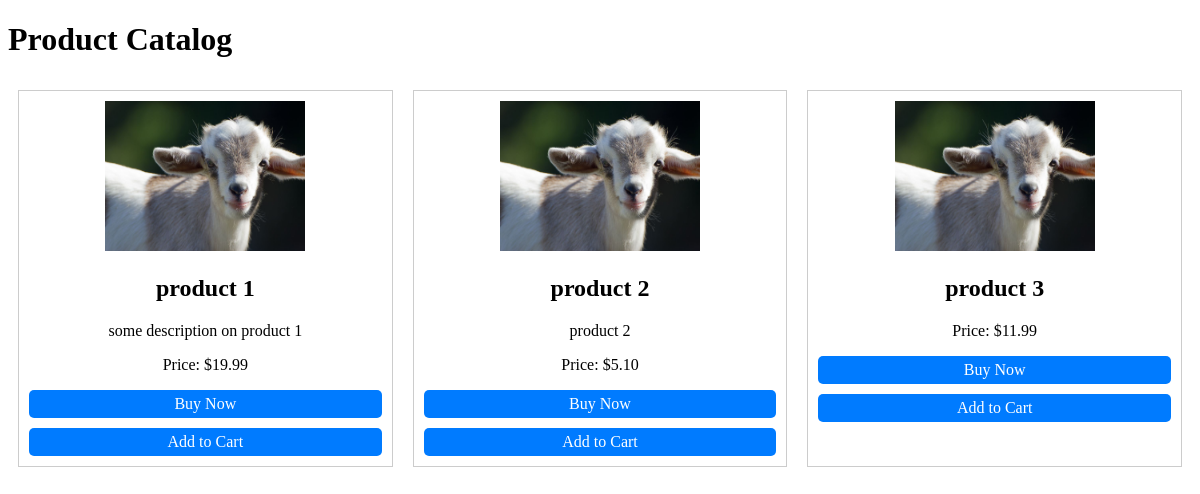
The page / on the database its author committed.
### cart/models.py (models this page shows, shortened)
class Product(models.Model):
    name = models.CharField(max_length=100)
    description = models.TextField(blank=True, null=True)
    price = models.DecimalField(max_digits=10, decimal_places=2)
    image = models.ImageField(default="default.jpg", upload_to="products/")

### cart/views.py (the view)
# urls.py: path('', views.product_list, name='product_list'),
def product_list(request):
    products = Product.objects.all()
    return render(request, 'myapp/index.html', {'products': products})

### templates/myapp/index.html (shortened to what this page needs)
<!DOCTYPE html>
<html lang="en">
<head>
</head>
<body>
	<h1>Product Catalog</h1>
	<ul class="product-list">
		{% for product in products %}
			<li class="product-item">
				<img src="{{ product.image.url }}" alt="{{ product.name }}" width="200" height="150">
				<h2>{{ product.name }}</h2>
				<p>{{ product.description }}</p>
				<p>Price: ${{ product.price }}</p>
				<a href="#" class="buy-now-button">Buy Now</a>
				<a class="buy-now-button" href="{% url 'cart:add_to_cart' product.id %}">Add to Cart</a>
			</li>
		{% endfor %}
	</ul>
</body>
</html>

### templates/myapp/index.html (style rules this page uses)
.product-list { display: flex; flex-wrap: wrap; justify-content: space-between; list-style: none; padding: 0; }
.product-item { flex: 1; max-width: 30%; margin: 10px; border: 1px solid #ccc; padding: 10px; text-align: center; }
.buy-now-button { display: block; margin-top: 10px; background-color: #007bff; color: #fff; text-decoration: none; padding: 5px 10px; border-radius: 5px; }

### rows shown on the page
Product: image (placeholder picture), name "product 1", description "some description on product 1", price "19.99"
Product: image (placeholder picture), name "product 2", description "product 2", price "5.10"
Product: image (placeholder picture), name "product 3", price "11.99"
